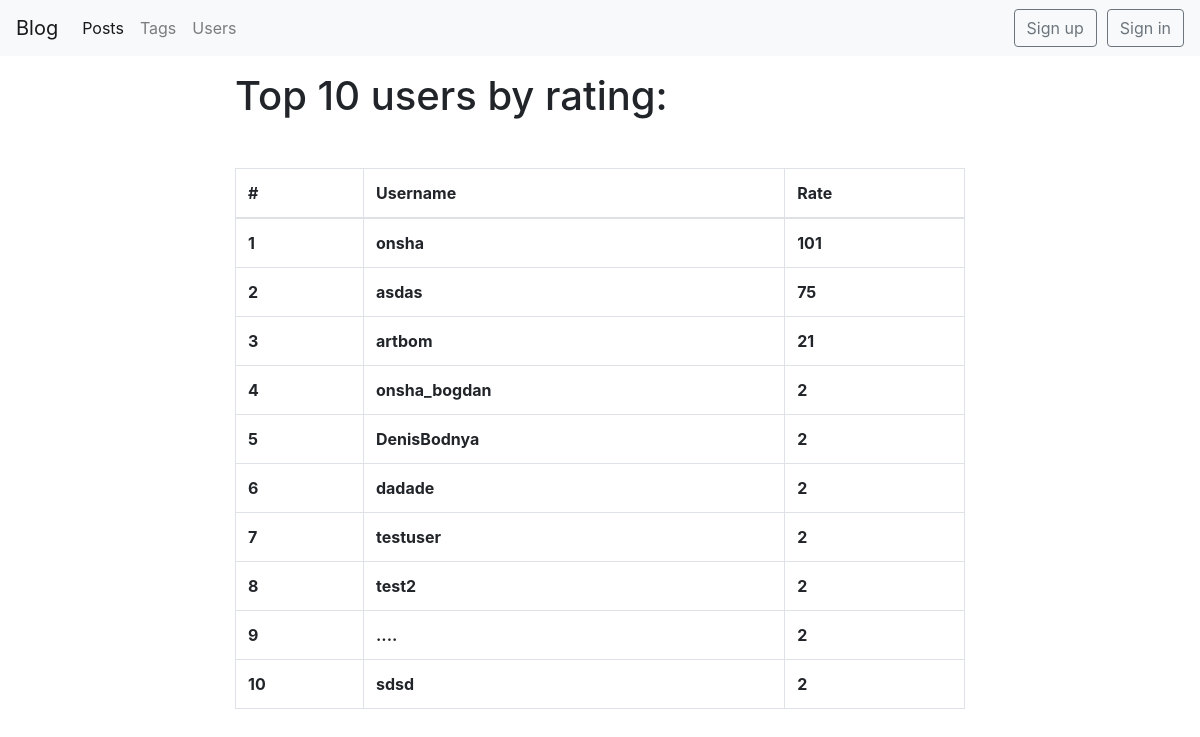
The page /blog/users/ on the database its author committed.
### blog/models.py (models this page shows, shortened)
class BlogUser(User):
    rating = models.IntegerField(default=0, blank=True)
    def get_absolute_url(self):
        return reverse('user_detail_url', kwargs={'id': self.id})

### blog/views.py (the view)
# urls.py: path('users/', users_list, name='users_list_url'),
def users_list(request):
    users = BlogUser.objects.order_by('-rating')[:10]
    return render(request, 'blog/users_list.html', context={'users': users})

### blog/templatetags/users_list_extras.py (called while the page is built)
@register.filter(name='order')
def order(self):
    return enumerate(self, 1)

### blog/templates/blog/users_list.html (shortened to what this page needs)
{% extends 'blog/base_blog.html' %}
{% load users_list_extras %}
{% block content %}
<h1 class="mb-5">Top 10 users by rating:</h1>
<table class="table table-hover table-bordered">
    <thead>
    <tr>
        <th scope="col">#</th>
        <th scope="col">Username</th>
        <th scope="col">Rate</th>
    </tr>
    </thead>
    <tbody>
    {% for index, user in users|order %}
    <tr>
        <th scope="col">{{ index }}</th>
        <th scope="col"><a href={{user.get_absolute_url}}>{{user.username}}</a></th>
        <th scope="col">{{user.rating}}</th>
    </tr>
    {% endfor %}
    </tbody>
</table>
{% endblock %}

### static/css/styles.css (style rules this page uses)
tr th a { color: #212529 !important; }

### rows shown on the page
BlogUser: index "1", username "onsha", rating "101"
BlogUser: index "2", username "asdas", rating "75"
BlogUser: index "3", username "artbom", rating "21"
BlogUser: index "4", username "onsha_bogdan", rating "2"
BlogUser: index "5", username "DenisBodnya", rating "2"
BlogUser: index "6", username "dadade", rating "2"
BlogUser: user_ptr_id "7", username "testuser", rating "2"
BlogUser: user_ptr_id "8", username "test2", rating "2"
BlogUser: index "9", username "....", rating "2"
BlogUser: index "10", username "sdsd", rating "2"
